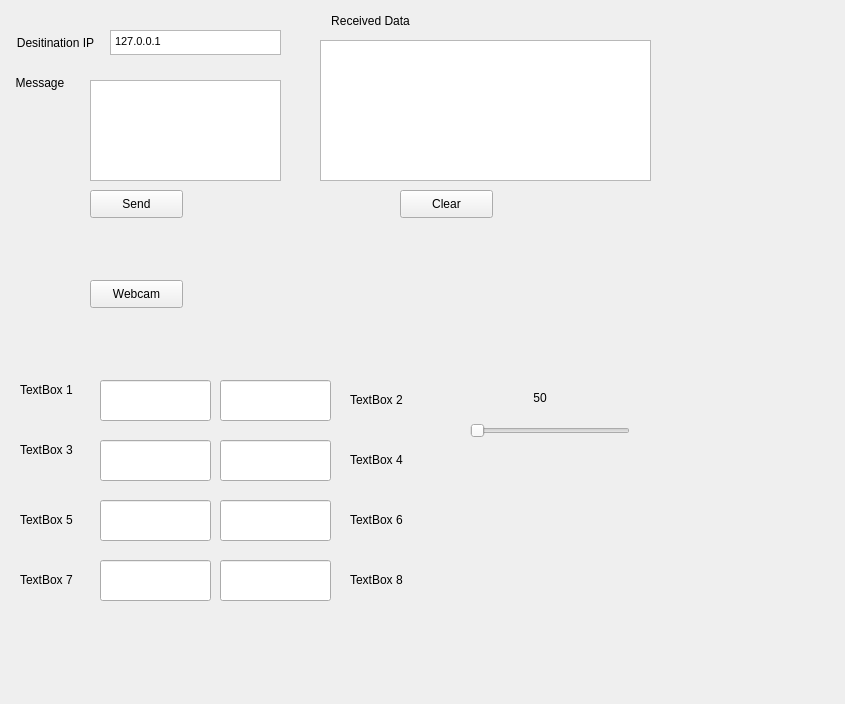
<?xml version="1.0" encoding="UTF-8"?>
<ui version="4.0">
 <class>MainWindow</class>
 <widget class="QMainWindow" name="MainWindow">
  <property name="enabled">
   <bool>true</bool>
  </property>
  <property name="geometry">
   <rect>
    <x>0</x>
    <y>0</y>
    <width>845</width>
    <height>704</height>
   </rect>
  </property>
  <property name="windowTitle">
   <string>QtMessengerDemo</string>
  </property>
  <widget class="QWidget" name="centralWidget">
   <widget class="QTextEdit" name="msgEdit">
    <property name="geometry">
     <rect>
      <x>90</x>
      <y>80</y>
      <width>191</width>
      <height>101</height>
     </rect>
    </property>
   </widget>
   <widget class="QPushButton" name="sendMSG">
    <property name="geometry">
     <rect>
      <x>90</x>
      <y>190</y>
      <width>93</width>
      <height>28</height>
     </rect>
    </property>
    <property name="text">
     <string>Send</string>
    </property>
   </widget>
   <widget class="QLabel" name="recvLabel">
    <property name="geometry">
     <rect>
      <x>320</x>
      <y>10</y>
      <width>101</width>
      <height>21</height>
     </rect>
    </property>
    <property name="text">
     <string>Received Data</string>
    </property>
    <property name="alignment">
     <set>Qt::AlignCenter</set>
    </property>
   </widget>
   <widget class="QLabel" name="msgLabel">
    <property name="geometry">
     <rect>
      <x>10</x>
      <y>70</y>
      <width>60</width>
      <height>25</height>
     </rect>
    </property>
    <property name="text">
     <string>Message</string>
    </property>
    <property name="alignment">
     <set>Qt::AlignCenter</set>
    </property>
   </widget>
   <widget class="QTextEdit" name="ipEdit">
    <property name="geometry">
     <rect>
      <x>110</x>
      <y>30</y>
      <width>171</width>
      <height>25</height>
     </rect>
    </property>
    <property name="html">
     <string>&lt;!DOCTYPE HTML PUBLIC &quot;-//W3C//DTD HTML 4.0//EN&quot; &quot;http://www.w3.org/TR/REC-html40/strict.dtd&quot;&gt;
&lt;html&gt;&lt;head&gt;&lt;meta name=&quot;qrichtext&quot; content=&quot;1&quot; /&gt;&lt;style type=&quot;text/css&quot;&gt;
p, li { white-space: pre-wrap; }
&lt;/style&gt;&lt;/head&gt;&lt;body style=&quot; font-family:'.SF NS Text'; font-size:13pt; font-weight:400; font-style:normal;&quot;&gt;
&lt;p style=&quot; margin-top:0px; margin-bottom:0px; margin-left:0px; margin-right:0px; -qt-block-indent:0; text-indent:0px;&quot;&gt;&lt;span style=&quot; font-family:'MS Shell Dlg 2'; font-size:8.25pt;&quot;&gt;127.0.0.1&lt;/span&gt;&lt;/p&gt;&lt;/body&gt;&lt;/html&gt;</string>
    </property>
   </widget>
   <widget class="QLabel" name="ip_Label">
    <property name="geometry">
     <rect>
      <x>10</x>
      <y>30</y>
      <width>91</width>
      <height>25</height>
     </rect>
    </property>
    <property name="text">
     <string>Desitination IP</string>
    </property>
    <property name="alignment">
     <set>Qt::AlignCenter</set>
    </property>
   </widget>
   <widget class="QTextEdit" name="recvData">
    <property name="enabled">
     <bool>true</bool>
    </property>
    <property name="geometry">
     <rect>
      <x>320</x>
      <y>40</y>
      <width>331</width>
      <height>141</height>
     </rect>
    </property>
    <property name="readOnly">
     <bool>true</bool>
    </property>
   </widget>
   <widget class="QPushButton" name="clearRECV">
    <property name="geometry">
     <rect>
      <x>400</x>
      <y>190</y>
      <width>93</width>
      <height>28</height>
     </rect>
    </property>
    <property name="text">
     <string>Clear</string>
    </property>
   </widget>
   <widget class="QPushButton" name="webcam">
    <property name="geometry">
     <rect>
      <x>90</x>
      <y>280</y>
      <width>93</width>
      <height>28</height>
     </rect>
    </property>
    <property name="text">
     <string>Webcam</string>
    </property>
   </widget>
   <widget class="QSlider" name="slider">
    <property name="geometry">
     <rect>
      <x>470</x>
      <y>420</y>
      <width>160</width>
      <height>22</height>
     </rect>
    </property>
    <property name="maximum">
     <number>100</number>
    </property>
    <property name="orientation">
     <enum>Qt::Horizontal</enum>
    </property>
   </widget>
   <widget class="QLabel" name="sliderValue">
    <property name="geometry">
     <rect>
      <x>510</x>
      <y>390</y>
      <width>60</width>
      <height>16</height>
     </rect>
    </property>
    <property name="text">
     <string>50</string>
    </property>
    <property name="alignment">
     <set>Qt::AlignCenter</set>
    </property>
   </widget>
   <widget class="QLabel" name="label">
    <property name="geometry">
     <rect>
      <x>20</x>
      <y>380</y>
      <width>61</width>
      <height>20</height>
     </rect>
    </property>
    <property name="text">
     <string>TextBox 1</string>
    </property>
   </widget>
   <widget class="QLabel" name="label_2">
    <property name="geometry">
     <rect>
      <x>20</x>
      <y>440</y>
      <width>61</width>
      <height>20</height>
     </rect>
    </property>
    <property name="text">
     <string>TextBox 3</string>
    </property>
   </widget>
   <widget class="QLabel" name="label_3">
    <property name="geometry">
     <rect>
      <x>20</x>
      <y>510</y>
      <width>61</width>
      <height>20</height>
     </rect>
    </property>
    <property name="text">
     <string>TextBox 5</string>
    </property>
   </widget>
   <widget class="QLabel" name="label_4">
    <property name="geometry">
     <rect>
      <x>20</x>
      <y>570</y>
      <width>61</width>
      <height>20</height>
     </rect>
    </property>
    <property name="text">
     <string>TextBox 7</string>
    </property>
   </widget>
   <widget class="QLabel" name="label_5">
    <property name="geometry">
     <rect>
      <x>350</x>
      <y>390</y>
      <width>61</width>
      <height>20</height>
     </rect>
    </property>
    <property name="text">
     <string>TextBox 2</string>
    </property>
   </widget>
   <widget class="QLabel" name="label_6">
    <property name="geometry">
     <rect>
      <x>350</x>
      <y>450</y>
      <width>61</width>
      <height>20</height>
     </rect>
    </property>
    <property name="text">
     <string>TextBox 4</string>
    </property>
   </widget>
   <widget class="QLabel" name="label_7">
    <property name="geometry">
     <rect>
      <x>350</x>
      <y>510</y>
      <width>61</width>
      <height>20</height>
     </rect>
    </property>
    <property name="text">
     <string>TextBox 6</string>
    </property>
   </widget>
   <widget class="QLabel" name="label_8">
    <property name="geometry">
     <rect>
      <x>350</x>
      <y>570</y>
      <width>61</width>
      <height>20</height>
     </rect>
    </property>
    <property name="text">
     <string>TextBox 8</string>
    </property>
   </widget>
   <widget class="QLineEdit" name="box1">
    <property name="geometry">
     <rect>
      <x>100</x>
      <y>380</y>
      <width>111</width>
      <height>41</height>
     </rect>
    </property>
   </widget>
   <widget class="QLineEdit" name="box2">
    <property name="geometry">
     <rect>
      <x>220</x>
      <y>380</y>
      <width>111</width>
      <height>41</height>
     </rect>
    </property>
   </widget>
   <widget class="QLineEdit" name="box3">
    <property name="geometry">
     <rect>
      <x>100</x>
      <y>440</y>
      <width>111</width>
      <height>41</height>
     </rect>
    </property>
   </widget>
   <widget class="QLineEdit" name="box4">
    <property name="geometry">
     <rect>
      <x>220</x>
      <y>440</y>
      <width>111</width>
      <height>41</height>
     </rect>
    </property>
   </widget>
   <widget class="QLineEdit" name="box5">
    <property name="geometry">
     <rect>
      <x>100</x>
      <y>500</y>
      <width>111</width>
      <height>41</height>
     </rect>
    </property>
   </widget>
   <widget class="QLineEdit" name="box6">
    <property name="geometry">
     <rect>
      <x>220</x>
      <y>500</y>
      <width>111</width>
      <height>41</height>
     </rect>
    </property>
   </widget>
   <widget class="QLineEdit" name="box7">
    <property name="geometry">
     <rect>
      <x>100</x>
      <y>560</y>
      <width>111</width>
      <height>41</height>
     </rect>
    </property>
   </widget>
   <widget class="QLineEdit" name="box8">
    <property name="geometry">
     <rect>
      <x>220</x>
      <y>560</y>
      <width>111</width>
      <height>41</height>
     </rect>
    </property>
   </widget>
  </widget>
 </widget>
 <layoutdefault spacing="6" margin="11"/>
 <resources/>
 <connections/>
</ui>
